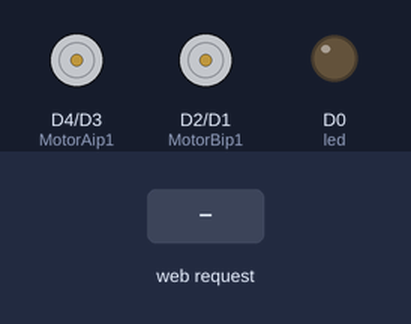
Recording of a sketch running on a simulated ESP8266 (NodeMCU). On the bench: motor-driver pin pairs drawn as motors (green arrow = first pin HIGH = forward, orange = second pin HIGH = backward, longer = more drive), output pins drawn as LEDs (lit = HIGH). The test bench sets the inputs (shaded band). WiFi joins after 1.5 s; servers stay silent unless stated; what the sketch prints to the serial monitor is not drawn.

Above: at 2.8 s.
2.9 s: HTTP request GET /forward received
At 3.4 s:
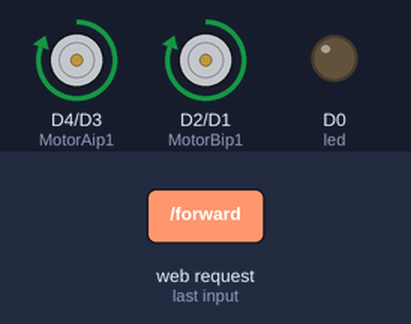
4.4 s: HTTP request GET /reverse received
At 5.6 s:
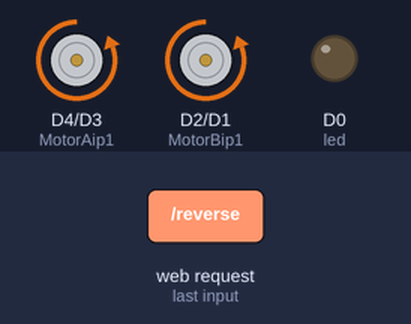
5.9 s: HTTP request GET /left received
At 6.9 s:
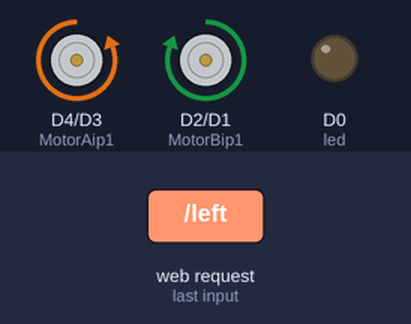
7.4 s: HTTP request GET /right received
At 8.0 s:
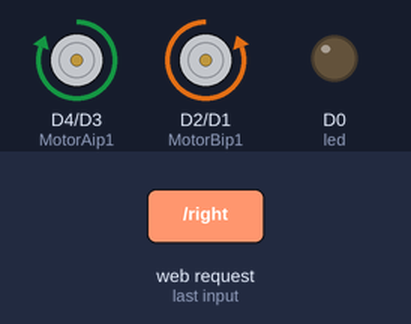
Timing chart, 0 to 9.9 s (numbered marks = the images above; inputs shaded):
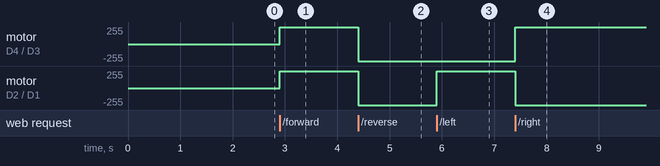

The sketch:

style.ino
```cpp
#include <ESP8266WiFi.h>

WiFiClient client;
WiFiServer server(80);
String request;
int MotorAip1 = D4;
int MotorAip2 = D3;
// motor two

void frw();
void rgt();
void rw();
void stp();
void lft();
//Left motor
int MotorBip1 = D2;
int MotorBip2 = D1;
int led = D0;
void setup()
{
  // put your setup code here, to run once:
  Serial.begin(9600);
  WiFi.begin("LAPTOP", "7879900833");
  while (WiFi.status() != WL_CONNECTED)
  {
    delay(200);
    Serial.print("..");
  }
  Serial.println();
  Serial.println("NodeMCU is connected!");
  digitalWrite(led,HIGH);
  Serial.println(WiFi.localIP());
  server.begin();
  pinMode(MotorAip1, OUTPUT);
  pinMode(MotorAip2, OUTPUT);
  pinMode(MotorBip1, OUTPUT);
  pinMode(MotorBip2, OUTPUT);
  pinMode(led, OUTPUT);

  digitalWrite(MotorAip1, LOW);
  digitalWrite(MotorAip2, LOW);
  digitalWrite(MotorBip1, LOW);
  digitalWrite(MotorBip2, LOW);
  digitalWrite(led, LOW);
}

void loop()
{
    // Check if a client has connected
  WiFiClient client = server.available();
  if (!client) {
    return;
  }

  // Wait until the client sends some data
  Serial.println("new client");
  while(!client.available()){
    delay(1);
  }

  // Read the first line of the request
  String request = client.readStringUntil('\r');
  Serial.println(request);
  client.flush();

  // Match the request


  if (request.indexOf("/forward") > 0)  {
    frw();

  }
  if (request.indexOf("/reverse") >0)  {
    rw();

  }

   if (request.indexOf("/left") > 0)  {
    lft();

  }
  if (request.indexOf("/right") >0)  {
    rgt();
  }

  if (request.indexOf("/stop") > 0)  {
    stp();
  }

  client.println("HTTP/1.1 200 OK"); //
  client.println("Content-Type: text/html");
  client.println("");
  client.println("<!DOCTYPE HTML>");
  client.println("<html>");
  client.println("<head><meta name=\"viewport\" content=\"width=device-width, initial-scale=1\">");
  client.println("<link rel=\"icon\" href=\"data:,\">");
  client.println("<style>html { font-family: Cairo; display: inline; margin: 0px auto; text-align: center; background-color: ##FAF9F6; display:inline-block;}");
  client.println("button { background-color: #006699; border: none; color: white; padding: 16px 40px;width:200px;");
  client.println("text-decoration: none; font-size: 30px; margin: 2px; cursor: pointer;}");
  client.println(".image{width: auto; height:auto; position: relative;align-items:center;}");
  client.println(".small-underline{width: 9rem;height:.1rem;background-color: #deaa86;margin: 0 auto 1rem auto;}");
  client.println(".big-underline{width: 20rem;height:.1rem;background-color: #deaa86;}");
  client.println(".button2 {background-color: #555555;}</style></head>");
  client.println("<body>");
  client.println("<center>");
  client.println("<h1>Welcome to IIST Indore</h1>");
  client.println("<br>");
  client.println("<div class=\"image\"><img src=\"https://indoreinstitute.com/wp-content/uploads/2021/05/f1.png\"></div>");
  client.println("<h1>Department of Electronics & Communication Engineering</h1>");
  client.println("<br>");
  client.println("<h2 class=\"title\">Minor Project : COVID PROTECTIVE ROBOT:- PHASE II</h2>");
  client.println("<div class=\"underline\"><div class=\"small-underline\"></div><div class=\"big-underline\"></div></div>");
  client.println("<br>");
  client.println("<br>");
  client.println("<a href=\"/stop\" width=\"70px\"><button>STOP</button></a>");
  client.println("<a href=\"/forward\"\"><button>FORWARD</button></a><br/>");
  client.println("<a href=\"/reverse\"\"><button>REVERSE</button></a>");
  client.println("<a href=\"/left\"\"><button>LEFT</button></a><br/>");
  client.println("<a href=\"/right\"\"><button>RIGHT</button></a><br/>");
  client.println("<center>");
  client.println("<script>let btn = document.querySelector('button');");
  client.println("document.body.addEventListener('keydown', (e) =>{if(e.key=='a'||e.key=='4'){window.location.href=\"/left\"\";}})</script>");

  client.println("</body>");
  client.println("</html>");
   delay(1);
}

void frw() {
  Serial.println("Forward");
  digitalWrite(MotorAip1, HIGH);
  digitalWrite(MotorAip2, LOW);
  digitalWrite(MotorBip1, HIGH);
  digitalWrite(MotorBip2, LOW);
}

void rw() {
  Serial.println("Reverse");
  digitalWrite(MotorAip1, LOW);
  digitalWrite(MotorAip2, HIGH);
  digitalWrite(MotorBip1, LOW);
  digitalWrite(MotorBip2, HIGH);
}

void lft() {
  Serial.println("Left");
  digitalWrite(MotorAip1, LOW);
  digitalWrite(MotorAip2, HIGH);
  digitalWrite(MotorBip1, HIGH);
  digitalWrite(MotorBip2, LOW);
}
void rgt()
{
  Serial.println("Right");
  digitalWrite(MotorAip1, HIGH);
  digitalWrite(MotorAip2, LOW);
  digitalWrite(MotorBip1, LOW);
  digitalWrite(MotorBip2, HIGH);
}
void stp()
{
  Serial.println("Stop");
  digitalWrite(MotorAip1, LOW);
  digitalWrite(MotorAip2, LOW);
  digitalWrite(MotorBip1, LOW);
  digitalWrite(MotorBip2, LOW);
}
```

Measured:
- after the input at 2.9 s, motor on D4 (MotorAip1) / D3 (MotorAip2), motor on D2 (MotorBip1) / D1 (MotorBip2): stopped → forward 255/255 at once
- after the input at 4.4 s, motor on D4 (MotorAip1) / D3 (MotorAip2), motor on D2 (MotorBip1) / D1 (MotorBip2): forward 255/255 → backward 255/255 at once
- after the input at 5.9 s, motor on D2 (MotorBip1) / D1 (MotorBip2): backward 255/255 → forward 255/255 at once
- after the input at 7.4 s, motor on D4 (MotorAip1) / D3 (MotorAip2): backward 255/255 → forward 255/255 at once; motor on D2 (MotorBip1) / D1 (MotorBip2): forward 255/255 → backward 255/255 at once
